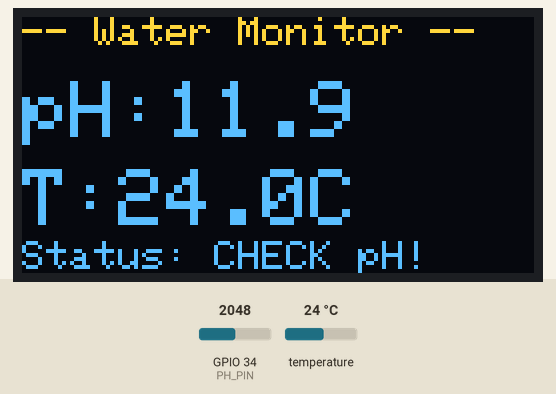
This sketch was run on a simulated ESP32. On the bench: 128×64 one-colour display. The inputs (shaded band) are chosen by the test bench; at power-on: GPIO 34 (PH_PIN) = 2048, temperature 24 °C (analog values on the 0–4095 scale). The OLED is the two-colour kind (top 16 rows yellow); WiFi joins after 1.5 s; servers stay silent unless stated; what the sketch prints to the serial monitor is not drawn.

Above: at 4.5 s.
4.6 s: GPIO 34 (PH_PIN) set to 2737
At 8.0 s:
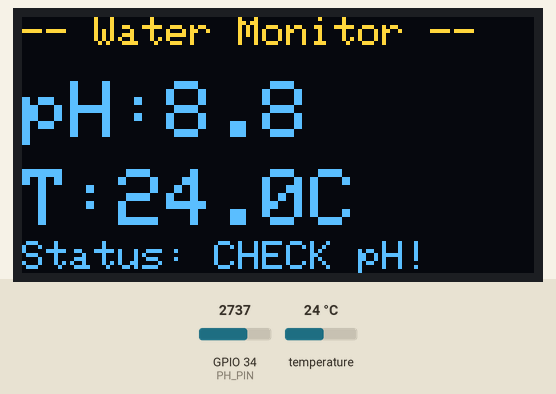
8.3 s: GPIO 34 (PH_PIN) set to 2852
At 10.1 s:
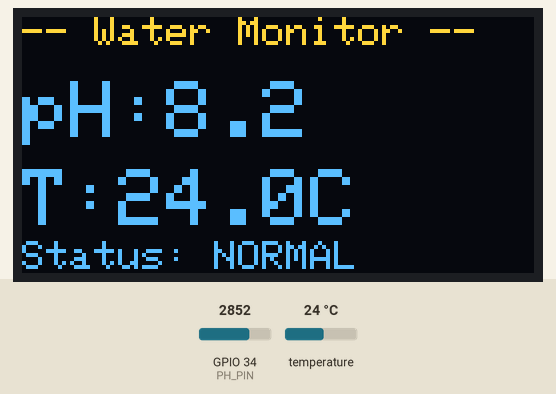
11.2 s: temperature set to 12 °C
At 13.2 s:
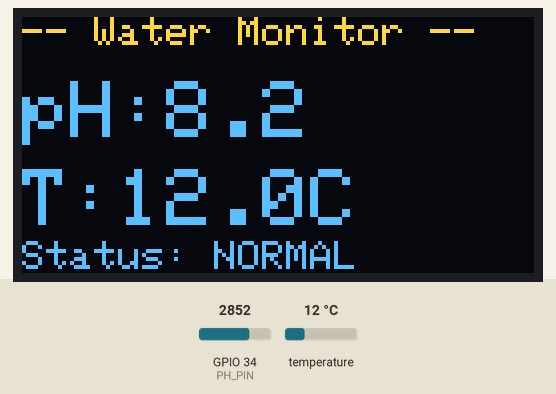
14.1 s: temperature set to 19 °C
At 16.2 s:
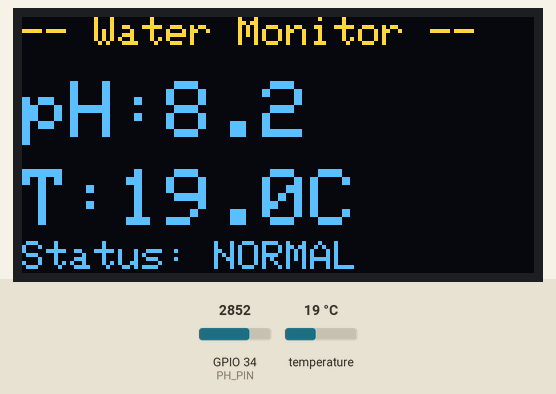
17.0 s: temperature set to 28 °C
At 19.6 s:
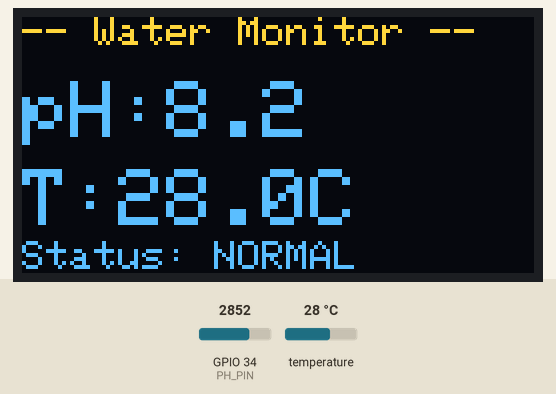
20.2 s: GPIO 34 (PH_PIN) set to 3182
At 22.6 s:
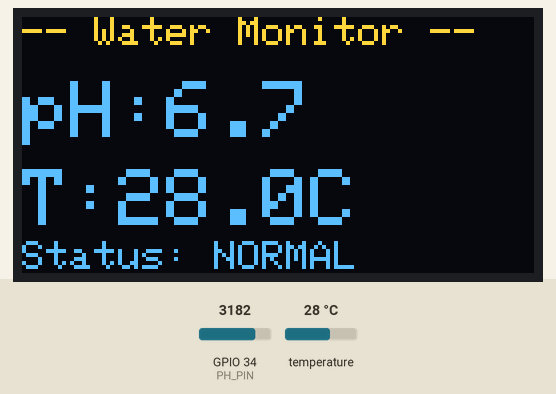
23.1 s: GPIO 34 (PH_PIN) set to 3291
Timing chart, 0 to 26.1 s (numbered marks = the images above; inputs shaded):
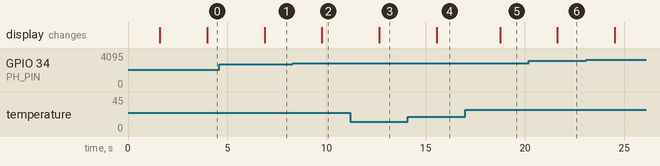

The sketch:

project.ino
```cpp
#include <Wire.h>
#include <Adafruit_GFX.h>
#include <Adafruit_SSD1306.h>
#include <OneWire.h>
#include <DallasTemperature.h>
#include <WiFi.h>
#include "ThingSpeak.h"

// ── OLED ──────────────────────────────
#define SCREEN_WIDTH 128
#define SCREEN_HEIGHT 64
Adafruit_SSD1306 display(SCREEN_WIDTH, SCREEN_HEIGHT, &Wire, -1);

// ── Temperature (no resistor) ─────────
#define TEMP_PIN 4
OneWire oneWire(TEMP_PIN);
DallasTemperature sensors(&oneWire);

// ── pH ────────────────────────────────
#define PH_PIN 34

// ── Wi-Fi ─────────────────────────────
const char* ssid     = "ROBER";
const char* password = "YOUthink";

// ── ThingSpeak ────────────────────────
unsigned long channelID = 3279134;
const char* apiKey      = "AKMGGA7LNHK2RWFI";
WiFiClient client;

// ── Timing ────────────────────────────
unsigned long lastUpload = 0;
const long uploadInterval = 15000;

// ─────────────────────────────────────
void setup() {
  Serial.begin(115200);
  analogReadResolution(12);

  // internal pull-up for DS18B20 (no resistor needed)
  pinMode(TEMP_PIN, INPUT_PULLUP);

  // Start OLED
  if (!display.begin(SSD1306_SWITCHCAPVCC, 0x3C)) {
    Serial.println("OLED not found!");
    while (true);
  }
  display.clearDisplay();
  display.setTextColor(WHITE);

  // Start temperature sensor
  sensors.begin();

  // Connect Wi-Fi
  display.setTextSize(1);
  display.setCursor(0, 0);
  display.println("Connecting WiFi...");
  display.display();

  WiFi.begin(ssid, password);
  int attempts = 0;
  while (WiFi.status() != WL_CONNECTED && attempts < 20) {
    delay(500);
    Serial.print(".");
    attempts++;
  }

  if (WiFi.status() == WL_CONNECTED) {
    Serial.println("\nWiFi Connected!");
    display.clearDisplay();
    display.setCursor(0, 0);
    display.println("WiFi Connected!");
    display.display();
    delay(1500);
  } else {
    Serial.println("\nWiFi Failed!");
    display.clearDisplay();
    display.setCursor(0, 0);
    display.println("WiFi Failed!");
    display.println("Check credentials");
    display.display();
    delay(2000);
  }

  // Start ThingSpeak
  ThingSpeak.begin(client);
}

// ─────────────────────────────────────
void loop() {

  // ── Read Temperature ────────────────
  sensors.requestTemperatures();
  float temp = sensors.getTempCByIndex(0);
  if (temp == -127.0) {
    Serial.println("Temp sensor error!");
    temp = 0.0;
  }

  // ── Read pH ─────────────────────────
  int rawPH = 0;
  for (int i = 0; i < 10; i++) {
    rawPH += analogRead(PH_PIN);
    delay(10);
  }
  rawPH /= 10;
  float voltage = (rawPH / 4095.0) * 3.3;
  float pH = (-5.70 * voltage) + 21.34; // ✅ corrected formula

  // clamp between 0 and 14
  if (pH < 0)  pH = 0;
  if (pH > 14) pH = 14;

  // ── Show on OLED ────────────────────
  display.clearDisplay();

  display.setTextSize(1);
  display.setCursor(0, 0);
  display.println("-- Water Monitor --");

  display.setTextSize(2);
  display.setCursor(0, 16);
  display.print("pH:");
  display.println(pH, 1);

  display.setCursor(0, 38);
  display.print("T:");
  display.print(temp, 1);
  display.println("C");

  display.setTextSize(1);
  display.setCursor(0, 56);
  if (pH >= 6.5 && pH <= 8.5) {
    display.println("Status: NORMAL");
  } else {
    display.println("Status: CHECK pH!");
  }

  display.display();

  // ── Serial Monitor ──────────────────
  Serial.print("pH: ");     Serial.print(pH, 2);
  Serial.print("  Temp: "); Serial.print(temp, 1);
  Serial.println(" C");

  // ── Upload to ThingSpeak ─────────────
  if (millis() - lastUpload >= uploadInterval) {
    if (WiFi.status() == WL_CONNECTED) {
      ThingSpeak.setField(1, pH);
      ThingSpeak.setField(2, temp);

      int result = ThingSpeak.writeFields(channelID, apiKey);

      if (result == 200) {
        Serial.println("ThingSpeak: Upload OK!");
      } else {
        Serial.println("ThingSpeak Error: " + String(result));
      }
    } else {
      Serial.println("WiFi disconnected!");
    }
    lastUpload = millis();
  }

  delay(2000);
}
```

Measured:
- the behaviour switches between 2795 and 2796 on GPIO 34 (PH_PIN) (found by bisection; images 1 and 2)
- after the input at 4.6 s, the display: changes after 2.3 s (image 1)
- after the input at 8.3 s, the display: changes after 1.5 s (image 2)
- after the input at 11.2 s, the display: changes after 1.5 s (image 3)
- after the input at 14.1 s, the display: changes after 1.5 s (image 4)
- after the input at 17.0 s, the display: changes after 1.7 s (image 5)
- after the input at 20.2 s, the display: changes after 1.4 s (image 6)
